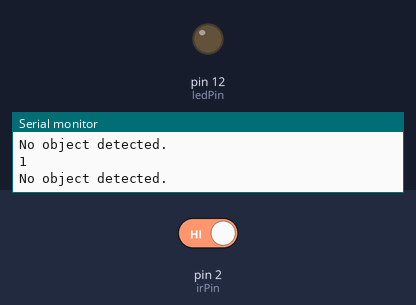
This sketch was run on a simulated Arduino Uno, built with avr-gcc and run on an emulated ATmega328P. Parts: output pins drawn as LEDs (lit = HIGH), the last lines printed to the serial monitor. Inputs (shaded band) come from the test bench; at power-on: pin 2 (irPin) HIGH.

Above: at 2.8 s.
2.9 s: pin 2 (irPin) driven LOW
At 3.9 s:
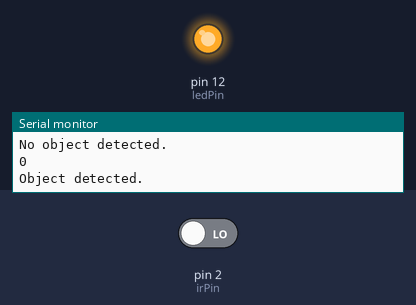
4.5 s: pin 2 (irPin) driven HIGH
At 5.4 s:
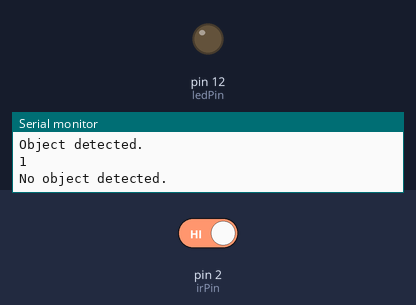
Timing chart, 0 to 7.5 s (numbered marks = the images above; inputs shaded):
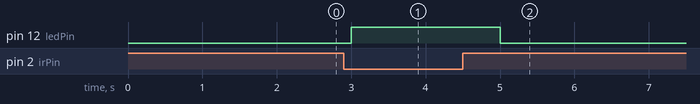

Measured:
- after the input at 2.9 s, pin 12 (ledPin): LOW → HIGH after 0.10 s
- after the input at 4.5 s, pin 12 (ledPin): HIGH → LOW after 0.50 s

The sketch:

ir_obstacle.ino
```cpp
const int irPin = 2;
const int ledPin = 12;

void setup() {
    pinMode(irPin, INPUT);
    pinMode(ledPin, OUTPUT);

    Serial.begin(9600);
}

void loop() {
    int sensorVal = digitalRead(irPin);

    Serial.println(sensorVal);

    if (sensorVal == LOW) {
        Serial.println("Object detected.");
        digitalWrite(ledPin, HIGH);
    } else {
        Serial.println("No object detected.");
        digitalWrite(ledPin, LOW);
    }

    delay(1000);
}
```
